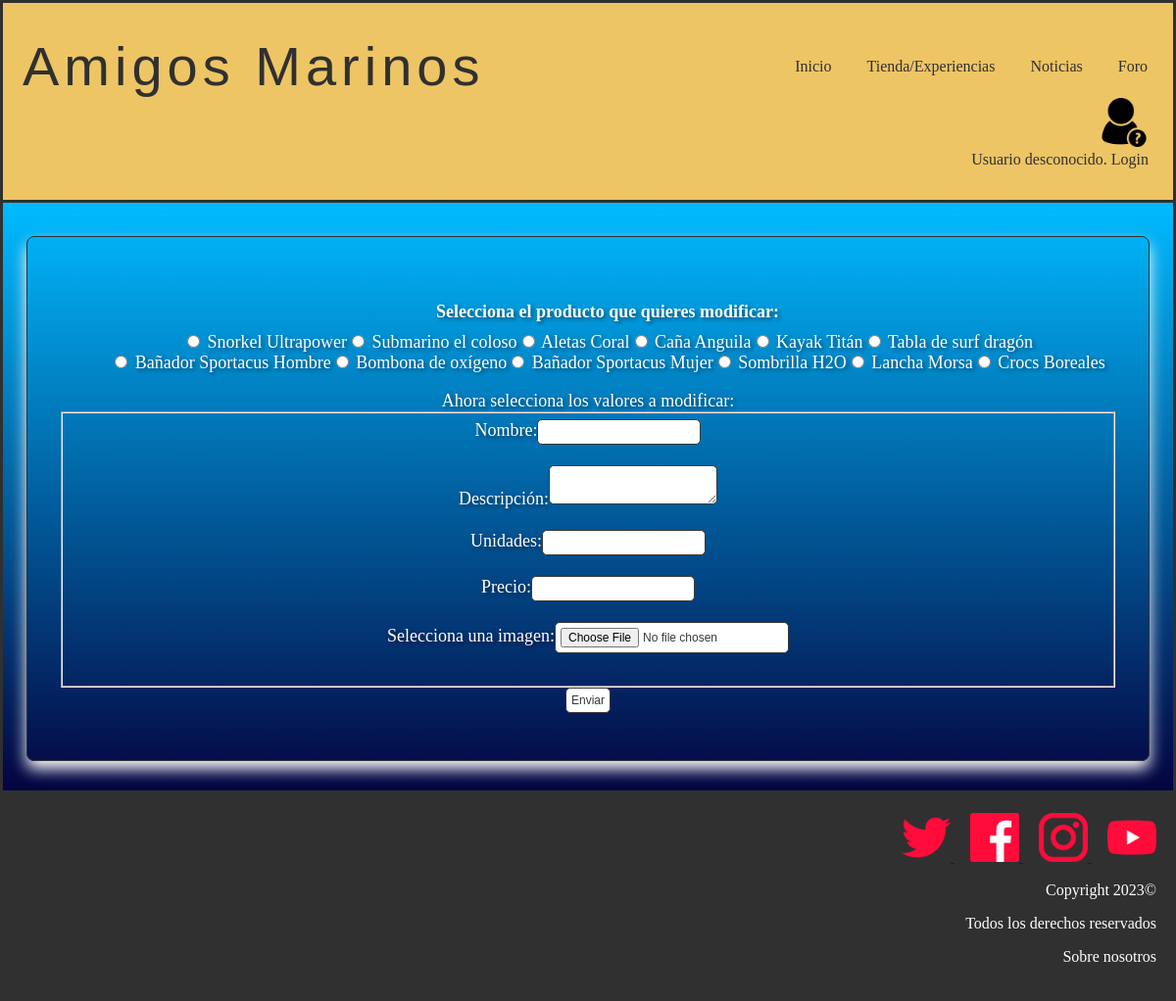
Screenshot of /modificarProducto.php with the database file from the repository.
### tables this page shows
CREATE TABLE IF NOT EXISTS `producto` (
  `nombre` varchar(25) NOT NULL,
  `id` int(11) NOT NULL AUTO_INCREMENT,
  `descripcion` text NOT NULL,
  `unidades` int(11) NOT NULL,
  `precio` float NOT NULL,
  `imagen` varchar(50) NOT NULL,
  PRIMARY KEY (`id`)
);

### includes/producto.php (called while the page is built, shortened)
<?php
class Producto {
    private $nombre;
    private $id;
    private $descripcion;
    private $unidades;
    private $precio;
    private $urlImagen;
    private function __construct($id = NULL , $descripcion, $unidades, $precio, $urlImagen, $nombre)
    {
        $this->id = $id;
        $this->descripcion = $descripcion;
        $this->unidades = $unidades;
        $this->nombre = $nombre;
        $this->precio = $precio;
        $this->urlImagen = $urlImagen;
    }
    public static function cargarProductos(){
        $productos = [];
        $conn = Aplicacion::getInstance()->getConexionBd();
        $query = "SELECT * FROM producto";
        $resultado = mysqli_query($conn, $query);
        if(mysqli_num_rows($resultado) > 0){
            $i = 0;
            while($fila = $resultado->fetch_assoc()){
                $productos[$i] = new Producto($fila["id"], $fila["descripcion"], $fila["unidades"], $fila["precio"], $fila["imagen"], $fila["nombre"]);
                $i++;
            }
            return $productos;
        }
        else{
            return false;
        }
    }
    public function getId()
    {
        return $this->id;
    }
    public function getNombre()
    {
        return $this->nombre;
    }
    public function getDescripcion(){
        return $this->descripcion;
    }
    public function getImagen(){
        return $this->urlImagen;
    }
    public function getPrecio(){
        return $this->precio;
    }
    public function getUnidades(){
        return $this->unidades;
    }
}
?>

### modificarProducto.php (the view, shortened to what this page needs)
<?php
    require_once __DIR__.'/includes/Producto.php';
?>
<!DOCTYPE html>
<html>
    <head>
        <link href= "./css/style.css" rel="stylesheet" type="text/css">
    </head>
    <body>
            <?php
                require ('./includes/comun/cabecera.php');
            ?>
            <main>
            <div class="container">
                <div class="productos">
                    <ul class="modificarProductos">
                        <?php
                            $productos = Producto::cargarProductos();
                            if(empty($productos)){
                                echo '<h2>No hay productos en la tienda</h2>';
                            }
                            else{
                                echo '<form action="validarEdicion.php?es=producto" method="post" enctype="multipart/form-data">';
                                echo '<label>Selecciona el producto que quieres modificar:</label>';
                                foreach($productos as $p){
                                    $id = $p->getId();
                                    $nombre = $p->getNombre();
                                    $descripcion = $p->getDescripcion();
                                    $unidades = $p->getUnidades();
                                    $precio = $p->getPrecio();
                                    $imagen = $p->getImagen();
                                    echo "<li><input type='radio' name='producto' value='". $id ."' data-nombre='". $nombre ."' data-descripcion='". $descripcion ."' data-unidades='". $unidades ."' data-precio='". $precio ."' data-imagen='". $imagen ."'> ". $nombre ."</li>";
                                }
                                echo '</ul>';
                                echo '<label>Ahora selecciona los valores a modificar: </label>';
                                echo '<fieldset>';
                                echo '<label for="nombre">Nombre:</label>';
                                echo '<input type="text" name="nombre" id="nombre"><br><br>';
                                echo '<label for="descripcion">Descripción:</label>';
                                echo '<textarea name="descripcion" id="descripcion"></textarea><br><br>';
                                echo '<label for="unidades">Unidades:</label>';
                                echo '<input type="number" name="unidades" id="unidades" min="0"><br><br>';
                                echo '<label for="precio">Precio:</label>';
                                echo '<input type="number"  inputmode="decimal" name="precio" id="precio" step="0.01" min="0"><br><br>';
                                echo '<label for="imagen">Selecciona una imagen:</label>';
                                echo '<input type="file" name="imagen" id="imagen"><br><br>';
                                echo '</fieldset>';
                                echo '<input type="submit" value="Enviar">';
                            }
                        ?>
                </div>
            </div>
        <?php
            require('./includes/comun/pie.php');
        ?>
        </main>
    </body>
</html>

### includes/comun/cabecera.php (shortened to what this page needs)
<?php
function reconocerUsuario() {
  if (isset($_SESSION["login"]) && ($_SESSION["login"]===true)){
    echo'Rol: '.Usuario::getNombreRol($_SESSION['rol']);
    $level=level::getLevel($_SESSION["puntos"]);
    if($level->getNumero() == level::cangrejo){
      echo '<form method="post" action="micuenta.php">
      <input type="image" src="./img/cangrejo.jpg" name="boton" width="50" alt="Botón icono cangrejo"  height="50" />
      </form>';
      echo 'Bienvenido ' . $_SESSION['nombre'] . '! ';
      echo '<a href="logout.php">(salir)</a>';
    }
    else if($level->getNumero() == level::delfin){
      echo '<form method="post" action="micuenta.php">
      <input type="image" src="./img/delfin.jpg" name="boton" width="50" alt="Botón icono delfin"  height="50" />
      </form>';
      echo 'Bienvenido ' . $_SESSION['nombre'] . '! ';
      echo '<a href="logout.php">(salir)</a>';
    }
    else if($level->getNumero() == level::megalodon){
      echo '<form method="post" action="micuenta.php">
      <input type="image" src="./img/tiburon.jpg" name="boton" width="50" alt="Botón icono tiburon"  height="50" />
      </form>';
      echo 'Bienvenido ' . $_SESSION['nombre'] . '! ';
      echo '<a href="logout.php">(salir)</a>';
    }
    else if($level->getNumero() == level::poseidon){
      echo '<form method="post" action="micuenta.php">
      <input type="image" src="./img/poseidon.jpg" name="boton" width="50" alt="Botón icono poseidon"  height="50" />
      </form>';
      echo 'Bienvenido ' . $_SESSION['nombre'] . '! ';
      echo '<a href="logout.php">(salir)</a>';
    }
  } else {
    echo '<form method="post" action="login.php">
    <input type="image" src="./img/usuariodesconocido.jpg" name="boton" width="50" alt="Botón para ir a login"  height="50" />
    </form>';
    echo 'Usuario desconocido. ';
    echo '<a href="login.php">Login </a>';
  }
}
?>
<header class ="header">
  <div class="cont logo-nav-cont" >
    <a class="logo">Amigos Marinos</a>
    <nav class="navigation">
          <ul>
            <li><a href="index.php ">Inicio</a></li>
            <li><a href="tienda.php">Tienda/Experiencias</a></li>
            <li><a href="noticias.php">Noticias</a></li>
            <li><a href="foro.php">Foro</a></li>
      </nav>
    </div>
		<div class="login" >
		 <?php
		reconocerUsuario();
		?>
		</div>
</header>

### includes/comun/pie.php (shortened to what this page needs)
<footer>
<div id="footer">
    <div id="menuFooter">
        <div id="redes-sociales">
            <div class="ops-v">
                <a href="https://media.biobiochile.cl/wp-content/uploads/2019/05/bikini-bottom.jpeg">
                <img src="img/twitter.png" alt="twitter">
                </a>
                <a href="https://www.facebook.com/profile.php?id=100088652318580">
                <img src="img/facebook.png" alt="facebook">
                </a>
                <a href="https://www.instagram.com/amigosmarinos_oficial/?next=%2Famigosmarinos_oficial%2F">
                <img src="img/instagram.png" alt="instagram">
                </a>
                <a href="https://www.youtube.com/watch?v=_Q5YWM2I9_U&t=5889s&ab_channel=M%C3%BAsicadelMundo">
                <img src="img/youtube.png" alt="youtube">
                </a>
            </div>
        </div>
        <div id="copyright">
            <p>Copyright 2023©</p>
            <p>Todos los derechos reservados</p>
        </div>
        <div id="sobre-nosotros">
            <p><a id="link" href="miembros.php">Sobre nosotros</a></p>
        </div>
    </div>
</div>
</footer>

### css/style.css (style rules this page uses)
body { color: white; background-color: white; text-align: center; margin: auto; }
.container { background-image: linear-gradient(to bottom,#00bbff, #040440); border: 3px solid #303030; padding-top: 10px; padding-bottom: 20px; }
img { width :50px; height :50px; border :5px; }
footer { clear: both; padding: 20px; background-color: #303030; color: white; text-align: right; }
.header { background-color: #eec565; color:#303030; border: 3px solid #303030; border-bottom: none; padding:2rem 0; }
.header a { color:#303030; text-decoration:none; }
.logo { letter-spacing: 5px; font-size: 3.5em; font-family:Impact, Haettenschweiler, 'Arial Narrow Bold', sans-serif; margin-left: 20px; max-width: 100%; max-height: 100%; }
.logo-nav-cont { display: flex; justify-content: space-between; align-items: center; margin-right: 10px; }
.navigation ul { margin: 0; padding: 0; list-style: none; }
.navigation ul li { display:inline-block; }
.navigation ul li a { display: block; padding: 0.5rem 1rem; transition: all 0.4s linear; border-radius: 5px; }
.login { text-align: right; margin-right: 25px; }
.productos { border-radius: .5rem; border: .1rem solid #303030; box-shadow: 0 .5rem 1rem white; margin: 1.5rem; padding: 3rem 2rem; }
#link { color:white; text-decoration: none; }
input[type="text"], input[type="email"], input::placeholder, input[type="password"],textarea,input[type="number"],input[type="password"] { background-color: transparent; border: none; font-size: 25px; border-bottom: 2px solid #fff; color: #fff; text-align: center; text-shadow: 2px 2px 4px rgba(0, 0, 0, 0.5); }
.modificarProductos li { color:white; list-style: none; text-align: center; font-weight:500; font-size: large; display: inline-block; }
.modificarProductos label { font-size: 18px; font-weight: bold; display: block; margin-bottom: 10px; }
.productos { color:white; text-shadow: 2px 2px 4px rgba(0, 0, 0, 0.5); font-weight:500; font-size: 18px; display: block; margin-bottom: 10px; }
.productos input { border: 1px solid #393939; border-radius: 5px 5px 5px 5px; color: #393939; font-size: 12px; padding: 5px; background: white; cursor: pointer; }
.productos textarea { background: white; border: 1px solid #393939; border-radius: 5px 5px 5px 5px; color: black; font-size: 12px; padding: 5px; cursor: pointer; }
#nombre { text-decoration: underline; }

### rows the page displays
producto: nombre "Snorkel Ultrapower"
producto: nombre "Submarino el coloso"
producto: nombre "Aletas Coral"
producto: nombre "Caña Anguila"
producto: nombre "Kayak Titán"
producto: nombre "Tabla de surf dragón"
producto: nombre "Bañador Sportacus Hombre"
producto: nombre "Bombona de oxígeno"
producto: nombre "Bañador Sportacus Mujer"
producto: nombre "Sombrilla H2O"
producto: nombre "Lancha Morsa"
producto: nombre "Crocs Boreales"
